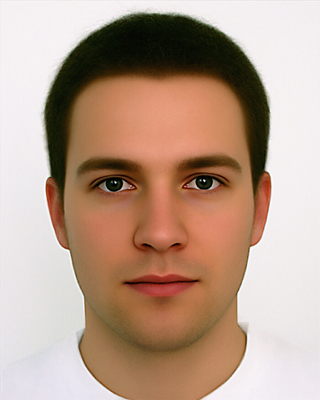
#> input picture HW5/images/q2.png, 320 x 400 px
$ jupyter execute Q2.ipynb
#> lines starting #> are read from the running program, lines starting #| are printed output that depends on the picture; after the words box and inside, x2 and y2 are one past the last pixel; in counts of white or black regions, pixels touching at a corner belong together
# Q2

[cell 1]
import cv2
import numpy as np
import matplotlib.pyplot as plt

read image "q2.png"

[cell 2]
bgr_image = cv2.imread('./images/q2.png', cv2.IMREAD_COLOR)
#> bgr_image is the input picture: shape (400, 320, 3); mean B, G, R 140.9, 158, 184.4
rgb_image = cv2.cvtColor(bgr_image, cv2.COLOR_BGR2RGB)

plot the image

[cell 3]
plt.imshow(rgb_image)
plt.title("Person")
plt.axis('off')
plt.show()
print(rgb_image.shape)
#| (400, 320, 3)

[cell 4]
def region_growing(image, seed_point, threshold, neighbor_mode=0):
    # Create a copy of the input image to modify
#> called with seed_point = (150, 150), threshold = 130, neighbor_mode = 0
    segmented_image = image.copy()

    # Define the neighborhood based on the neighbor_mode
    if neighbor_mode == 0:  # 4-connectivity
        neighbors = [(0, 1), (1, 0), (0, -1), (-1, 0)]
    else:  # 8-connectivity
        neighbors = [(0, 1), (1, 0), (0, -1), (-1, 0), (1, 1), (-1, 1), (1, -1), (-1, -1)]

    # Get image dimensions
    height, width = image.shape[:2]
#> height = 400; width = 320

    # Create a list to store points in the region
    region_points = [seed_point]

    # Create a mask to keep track of visited pixels
    visited = np.zeros((height, width), dtype=bool)

    # Get the seed pixel value
    seed_value = image[seed_point[0], seed_point[1]]
#> seed_value = [230, 155, 123]

    # Process points until the region stops growing
    while region_points:
        # Pop the last point from the list
        x, y = region_points.pop()

        # Mark the point as visited by coloring it red
        segmented_image[x, y] = [255, 0, 0]
        visited[x, y] = True

        # Check all neighbors of the current point
        for dx, dy in neighbors:
            nx, ny = x + dx, y + dy

            # Check if the neighbor is within the image bounds and unvisited
            if 0 <= nx < height and 0 <= ny < width and not visited[nx, ny]:
                # Compute the distance between the neighbor pixel and the seed pixel
                neighbor_value = image[nx, ny]
                distance = np.linalg.norm(seed_value - neighbor_value)
                if distance < threshold:
                    # Add the neighbor to the region
                    region_points.append((nx, ny))
#> segmented_image: shape (400, 320, 3); mean R, G, B 184.4, 158, 140.9
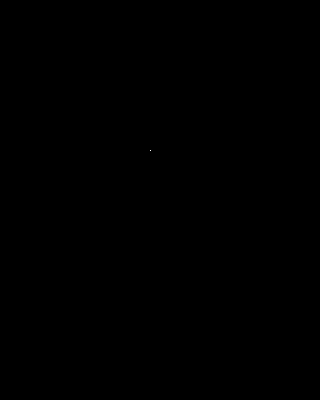
#> visited: shape (400, 320) bool; 0% white in thin lines or dots, all inside (x1, y1, x2, y2) = (150, 150, 151, 151)
#> after the loop, region_points = []
                    # Mark the neighbor as visited
                    # visited[nx, ny] = True

    return segmented_image

[cell 5]
seed_point = (150, 150)
threshold = 130

[cell 6]
segmented_image_4 = region_growing(rgb_image.copy(), seed_point, threshold, 0)
segmented_image_8 = region_growing(rgb_image.copy(), seed_point, threshold, 1)
#> call 2 of region_growing, with seed_point = (150, 150), threshold = 130, neighbor_mode = 1
#> after the loop in region_growing (call 2), `while region_points:`:
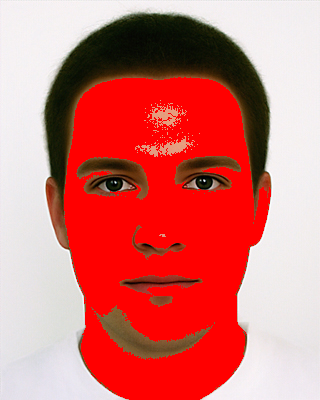
#> segmented_image: shape (400, 320, 3); mean R, G, B 210.2, 115.6, 111.3
#> after the loop in region_growing (call 2), `while region_points:`:
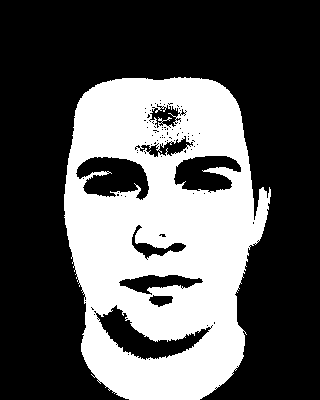
#> visited: shape (400, 320) bool; 34.9% white; 1 white region, box (x1, y1, x2, y2) and area: (64, 77, 271, 400) 44727

plot the results and compare them

[cell 7]
# Plot the segmented image with 4-connectivity
plt.subplot(1, 2, 1)
# plt.imshow(cv2.cvtColor(rgb_image, cv2.COLOR_BGR2RGB))  # Convert BGR to RGB for proper display
# plt.imshow(gray)  # Convert BGR to RGB for proper display
segmented_image_4 = region_growing(rgb_image.copy(), seed_point, 95, 1)
#> call 3 of region_growing, with seed_point = (150, 150), threshold = 95, neighbor_mode = 1
#> after the loop in region_growing (call 3), `while region_points:`:
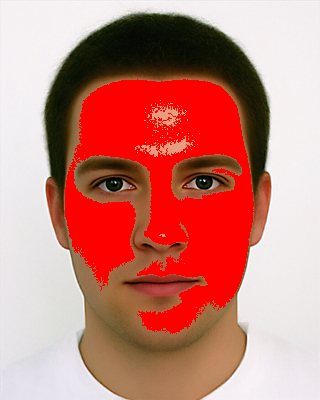
#> segmented_image: shape (400, 320, 3); mean R, G, B 197.2, 131.2, 121.6
#> after the loop in region_growing (call 3), `while region_points:`:
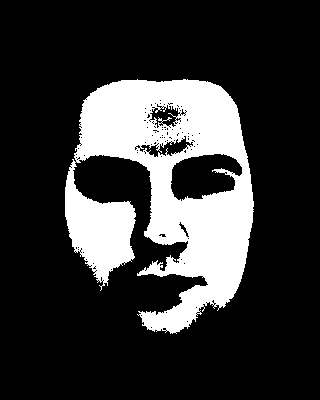
#> visited: shape (400, 320) bool; 21% white; 1 white region, box (x1, y1, x2, y2) and area: (65, 79, 254, 334) 26847
plt.imshow(segmented_image_4, cmap='gray')  # Overlay the segmented regions with jet colormap
plt.title('Segmented Image (4-connectivity)')
plt.axis('off')

# Plot the segmented image with 8-connectivity
plt.subplot(1, 2, 2)
# plt.imshow(cv2.cvtColor(rgb_image, cv2.COLOR_BGR2RGB))  # Convert BGR to RGB for proper display
# plt.imshow(cv2.cvtColor(rgb_image, cv2.COLOR_BGR2RGB))  # Convert BGR to RGB for proper display
segmented_image_8 = region_growing(rgb_image.copy(), seed_point, threshold, 1)
plt.imshow(segmented_image_8, cmap='gray')  # Overlay the segmented regions with jet colormap
plt.title('Segmented Image (8-connectivity)')
plt.axis('off')

plt.tight_layout()  # Adjust layout to prevent overlap
plt.show()

$ run again, with HW5/images/q4_2.png copied over HW5/images/q2.png
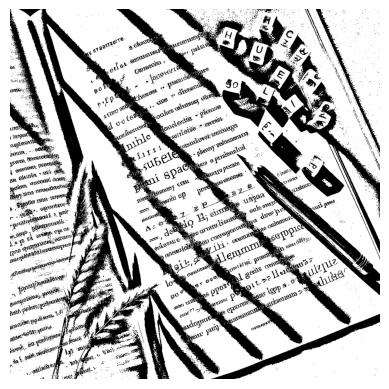
#> input picture HW5/images/q4_2.png, 389 x 389 px
#> bgr_image is the input picture: shape (389, 389, 3); min 0, max 255, mean 188.1
#| (389, 389, 3)
#> seed_value = [254, 254, 254]
#> after the loop in region_growing, `while region_points:`: region_points = []
#> `plt.show()`:
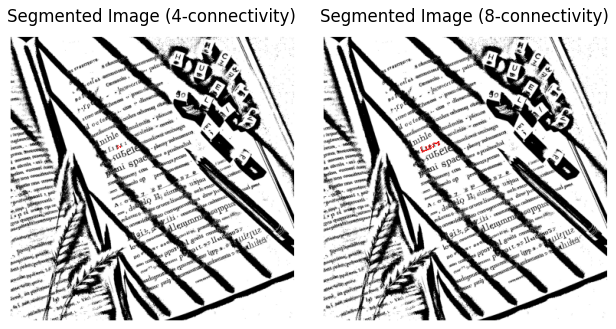
#> figure drawn by matplotlib, 2 panels
